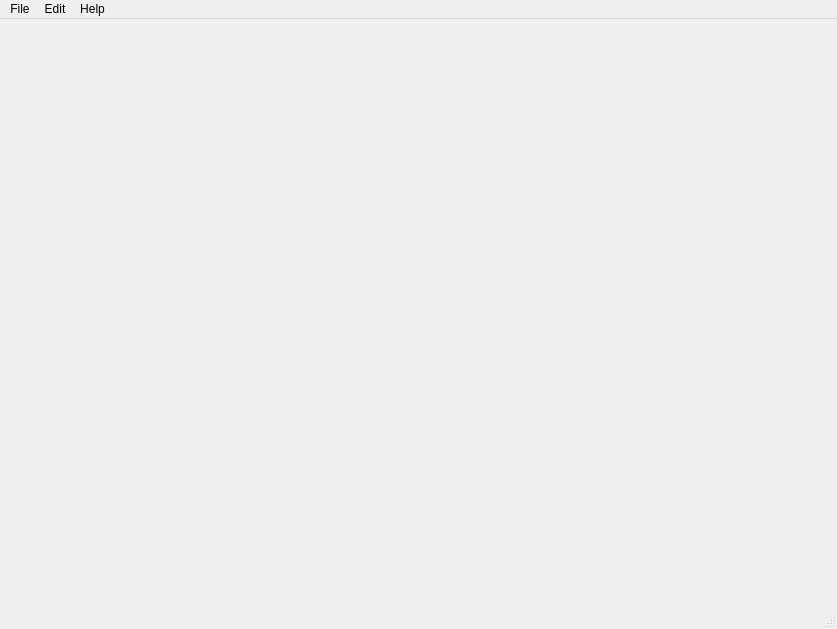
<?xml version="1.0" encoding="UTF-8"?>
<ui version="4.0">
 <class>MainWindow</class>
 <widget class="QMainWindow" name="MainWindow">
  <property name="geometry">
   <rect>
    <x>0</x>
    <y>0</y>
    <width>837</width>
    <height>629</height>
   </rect>
  </property>
  <property name="windowTitle">
   <string>MainWindow</string>
  </property>
  <widget class="QWidget" name="centralwidget">
   <widget class="QWidget" name="gridLayoutWidget">
    <property name="geometry">
     <rect>
      <x>10</x>
      <y>10</y>
      <width>811</width>
      <height>561</height>
     </rect>
    </property>
    <layout class="QGridLayout" name="gridLayout"/>
   </widget>
  </widget>
  <widget class="QMenuBar" name="menubar">
   <property name="geometry">
    <rect>
     <x>0</x>
     <y>0</y>
     <width>837</width>
     <height>22</height>
    </rect>
   </property>
   <widget class="QMenu" name="menuTest">
    <property name="title">
     <string>File</string>
    </property>
   </widget>
   <widget class="QMenu" name="menuEdit">
    <property name="title">
     <string>Edit</string>
    </property>
   </widget>
   <widget class="QMenu" name="menuHelp">
    <property name="title">
     <string>Help</string>
    </property>
    <addaction name="actionAbout"/>
    <addaction name="actionAbout_QT"/>
   </widget>
   <addaction name="menuTest"/>
   <addaction name="menuEdit"/>
   <addaction name="menuHelp"/>
  </widget>
  <widget class="QStatusBar" name="statusbar"/>
  <action name="actionAbout">
   <property name="text">
    <string>About</string>
   </property>
  </action>
  <action name="actionAbout_QT">
   <property name="text">
    <string>About QT</string>
   </property>
  </action>
 </widget>
 <resources/>
 <connections/>
</ui>
